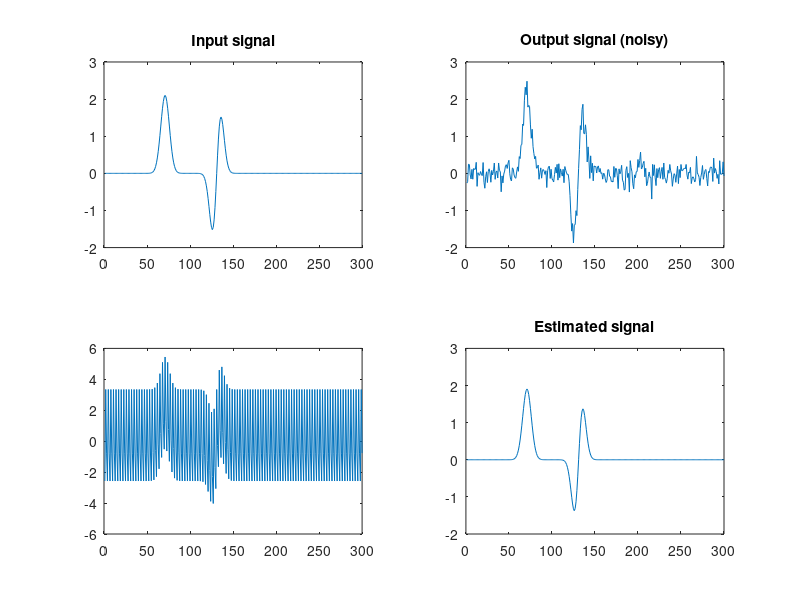
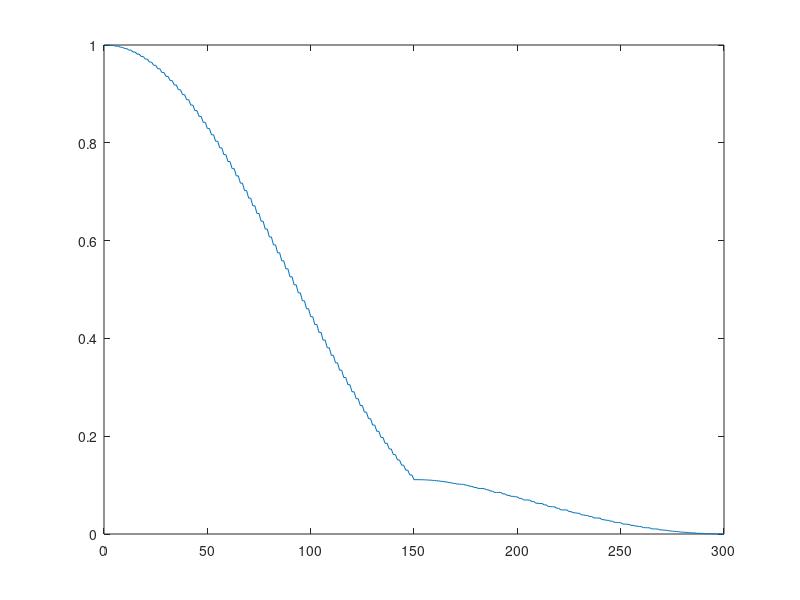

These charts were generated, in order, by the following MATLAB code:
N = 300;
n = (0:N-1)'; % n : discrete-time index
w = 5;
n1 = 70;
n2 = 130;
x = 2.1 * exp(-0.5*((n-n1)/w).^2) - 0.5*exp(-0.5*((n-n2)/w).^2).*(n2 - n); % x : input signal                                                   
figure(1)
subplot(2,2,1)
plot(x)
title('Input signal');
YL = [-2 3];
ylim(YL);

h = [1 1 1]/3;
H=1/3*eye(N)+ 1/3*circshift(eye(N),1)+ 1/3*circshift(eye(N),-1);
 
y=H*x;
yn = y + 0.2 * randn(N, 1);   
figure(1)
subplot(2, 2, 2)
plot(yn);
ylim(YL);
title('Output signal (noisy)');
 
xhat=H'*H\(H'*y); %  H is singular
figure(1)
subplot(2,2,3),plot(xhat)
lambda=sort(abs(eig(H'*H)),'descend');
figure,plot(lambda)
xhat(1:10)

lam = 0.1;
xhat = (H'*H + lam * eye(N)) \ (H' * y);
figure(1),
subplot(2, 2, 4)
plot(xhat);
YL2 = [-2 3];
ylim(YL);
title('Estimated signal');

